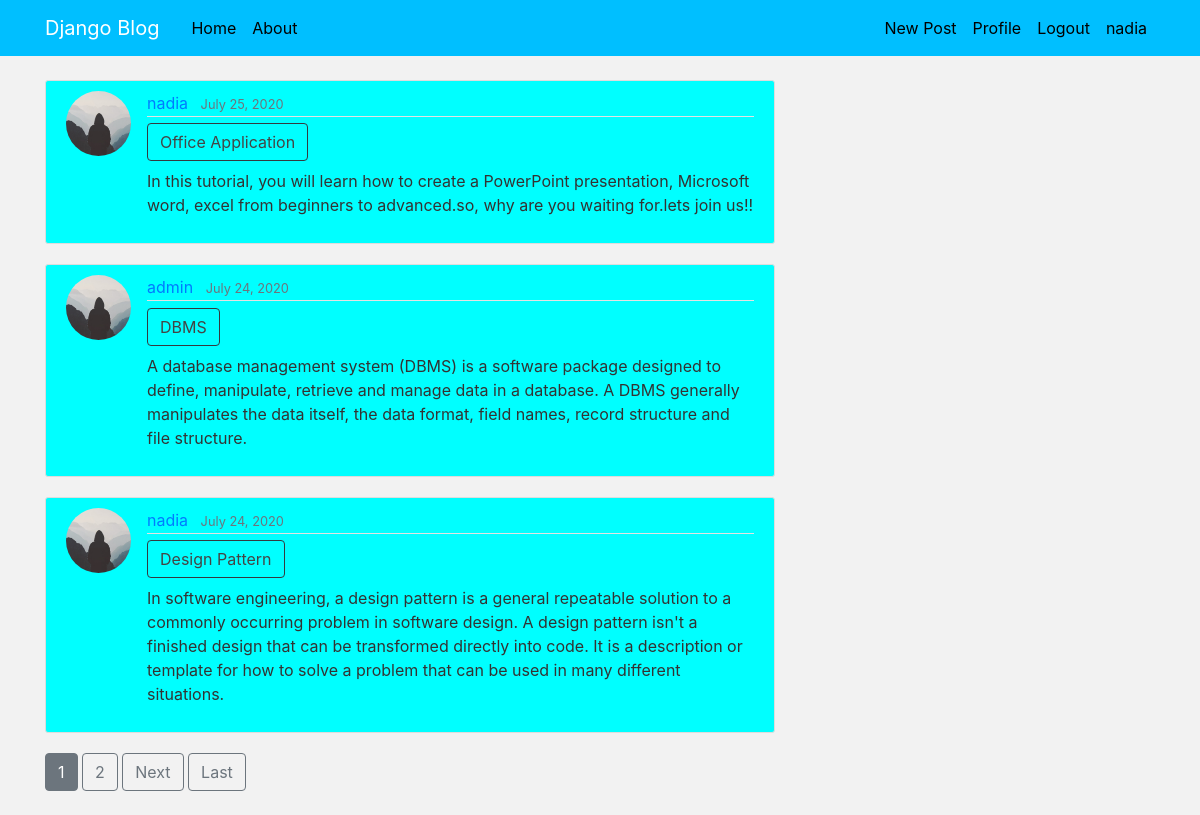
Screenshot of / (signed in) with the database file from the repository.
### blog/models.py (models this page shows, shortened)
class Post(models.Model):
    title = models.CharField(max_length=100)
    content = models.TextField()
    date_posted = models.DateTimeField(default=timezone.now)
    author = models.ForeignKey(User, on_delete=models.CASCADE)

### users/models.py (models this page shows, shortened)
class Profile(models.Model):
    user = models.OneToOneField(User, on_delete=models.CASCADE)
    image = models.ImageField(default='default.jpg', upload_to='profile_pics')

### blog/views.py (the view)
# urls.py: path('', PostListView.as_view(), name='blog_home'),
class PostListView(ListView):
    model = Post
    template_name = 'home.html'  # <app>/<model>_<viewtype>.html
    context_object_name = 'posts'
    ordering = ['-date_posted']
    paginate_by = 3

### templates/home.html (shortened to what this page needs)
{% extends "base.html" %}
{% block content %}
    {% for post in posts %}
        <article class="media content-section" style="background-color: aqua">
        <img class="rounded-circle article-img" src="{{ post.author.profile.image.url }}">
          <div class="media-body">
            <div class="article-metadata">
              <a class="mr-2 " href="#">{{ post.author }}</a>
              <small class="text-muted">{{ post.date_posted|date:"F d, Y" }}</small>
            </div>
            <h2><a class="article-title btn btn-outline-dark" href="{% url 'post-detail' post.id %}">{{ post.title }}</a></h2>
            <p class="article-content">{{ post.content }}</p>
          </div>
        </article>
    {% endfor %}
    {% if is_paginated %}
      {% for num in page_obj.paginator.page_range %}
        {% if page_obj.number == num %}
          <a class="btn btn-secondary mb-4" href="?page={{ num }}">{{ num }}</a>
        {% elif num > page_obj.number|add:'-3' and num < page_obj.number|add:'3' %}
          <a class="btn btn-outline-secondary mb-4" href="?page={{ num }}">{{ num }}</a>
        {% endif %}
      {% endfor %}
      {% if page_obj.has_next %}
        <a class="btn btn-outline-secondary mb-4" href="?page={{ page_obj.next_page_number }}">Next</a>
        <a class="btn btn-outline-secondary mb-4" href="?page={{ page_obj.paginator.num_pages }}">Last</a>
      {% endif %}
    {% endif %}
{% endblock content %}

### templates/base.html (shortened to what this page needs)
{% load static %}
<!DOCTYPE html>
<html>
<head>
    <link rel="stylesheet" href="https://maxcdn.bootstrapcdn.com/bootstrap/4.0.0/css/bootstrap.min.css">
    <link rel="stylesheet" type="text/css" href="{% static 'main.css' %}">
</head>
<body>
    <header class="site-header">
      <nav class="navbar navbar-expand-md navbar-dark bg-steel fixed-top">
        <div class="container">
          <a class="navbar-brand mr-4" href="{% url 'blog_home' %}">Django Blog</a>
          <div class="collapse navbar-collapse" id="navbarToggle">
            <div class="navbar-nav mr-auto">
              <a class="nav-item nav-link" href="{% url 'blog_home' %}">Home</a>
              <a class="nav-item nav-link" href="{% url 'blog_about' %}">About</a>
            </div>
            <div class="navbar-nav">
             {% if user.is_authenticated %}
                 <a class="nav-item nav-link" href="{% url 'post-create' %}">New Post</a>
                <a class="nav-item nav-link" href="{% url 'profile' %}">Profile</a>
                <a class="nav-item nav-link" href="{% url 'logout' %}">Logout</a>
                 <a class="nav-item nav-link">{{ user.username }}</a>
              {% else %}
                <a class="nav-item nav-link" href="{% url 'login' %}">Login</a>
                <a class="nav-item nav-link" href="{% url 'register' %}">Register</a>
              {% endif %}
            </div>
          </div>
        </div>
      </nav>
    </header>
    <main role="main" class="container">
      <div class="row">
        <div class="col-md-8">
          {% block content %}{% endblock %}
        </div>
      </div>
    </main>
</body>
</html>

### static/main.css (style rules this page uses)
body { background: #f2f2f2; color: #333333; margin-top: 5rem; }
h1, h2, h3, h4, h5, h6 { color: #444444; }
.bg-steel { background-color: deepskyblue; }
.site-header .navbar-nav .nav-link { color: black; }
.content-section { background: #ffffff; padding: 10px 20px; border: 1px solid #dddddd; border-radius: 3px; margin-bottom: 20px; }
.article-title { color: #444444; }
.article-content { white-space: pre-line; }
.article-img { height: 65px; width: 65px; margin-right: 16px; }
.article-metadata { padding-bottom: 1px; margin-bottom: 4px; border-bottom: 1px solid #e3e3e3 }

### rows the page displays
Post: author.profile.image (placeholder picture), author "nadia", date_posted "July 25, 2020", title "Office Application", content "In this tutorial, you will learn how to create a PowerPoint presentation, Microsoft word, excel from beginners to advanced.so, why are you waiting for.lets join us!!"
Post: author.profile.image (placeholder picture), author "admin", date_posted "July 24, 2020", title "DBMS", content "A database management system (DBMS) is a software package designed to define, manipulate, retrieve and manage data in a database. A DBMS generally manipulates the data itself, the data format, field names, record structure and file structure."
Post: author.profile.image (placeholder picture), author "nadia", date_posted "July 24, 2020", title "Design Pattern", content "In software engineering, a design pattern is a general repeatable solution to a commonly occurring problem in software design. A design pattern isn't a finished design that can be transformed directly into code. It is a description or template for how to solve a problem that can be used in many different situations."

### other values shown
{{ user.username }} "nadia"
{{ num }} "1"
{{ num }} "2"
